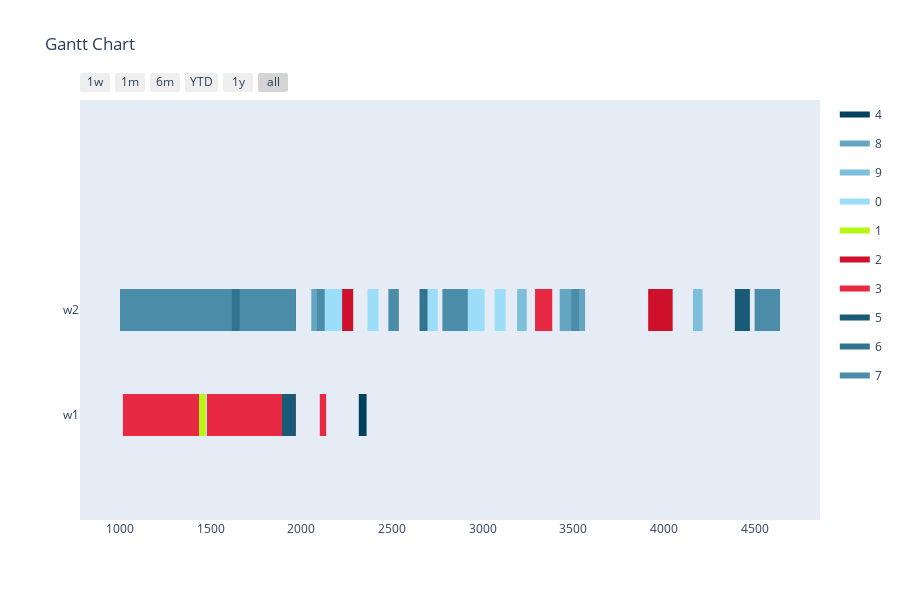

Notebook source saved alongside this figure:
### Markdown cell above
Config 4 - Randomized Mutation with "open" Planning Horizon

### Code cell
optimizer = BaseGA(env)
optimizer.configure('tardiness', 'twopointcrossover', 'roulettewheel', 'randomize')
last_time_slot = 0
for order in orders:
    if order[1] > last_time_slot:
        last_time_slot = order[1]
# all parameters after offspring_amount are optional (in this case -> verbose=True)
result, best_fitness_history, average_fitness_history, best_generation_history, feasible_gen = optimizer.optimize(orders, max_generations, earliest_time_slot, last_time_slot, population_size, offspring_amount, verbose=True)
workstation_assignments = reformat_result(result, orders, env)
visualize(workstation_assignments, best_fitness_history, average_fitness_history, best_generation_history, feasible_gen)

### Figure 1 — Plotly figure (JSON) as saved in the notebook; plotly's stock layout.template omitted (floating-point values rounded to 4 significant figures)
{"data": [{"fill": "toself", "fillcolor": "rgb(0, 66, 93)", "hoverinfo": "name", "legendgroup": "rgb(0, 66, 93)", "mode": "none", "name": "4", "type": "scatter", "x": [1626, 1709, 1709, 1626, 1626, 1706, 1781, 1781, 1706, 1706, 2317, 2360, 2360, 2317, 2317, 583, 670, 670, 583, 583, 1812, 1887, 1887, 1812, 1812, 1517, 1552, 1552, 1517], "y": [0.8, 0.8, 1.2, 1.2, null, -0.2, -0.2, 0.2, 0.2, null, -0.2, -0.2, 0.2, 0.2, null, -0.2, -0.2, 0.2, 0.2, null, -0.2, -0.2, 0.2, 0.2, null, -0.2, -0.2, 0.2, 0.2]}, {"fill": "toself", "fillcolor": "rgb(100, 166, 193)", "hoverinfo": "name", "legendgroup": "rgb(100, 166, 193)", "mode": "none", "name": "8", "type": "scatter", "x": [902, 1027, 1027, 902, 902, 310, 450, 450, 310, 310, 3322, 3365, 3365, 3322, 3322, 1383, 1508, 1508, 1383, 1383, 542, 603, 603, 542, 542, 2055, 2190, 2190, 2055, 2055, 3425, 3565, 3565, 3425], "y": [0.8, 0.8, 1.2, 1.2, null, 0.8, 0.8, 1.2, 1.2, null, 0.8, 0.8, 1.2, 1.2, null, 0.8, 0.8, 1.2, 1.2, null, 0.8, 0.8, 1.2, 1.2, null, 0.8, 0.8, 1.2, 1.2, null, 0.8, 0.8, 1.2, 1.2]}, {"fill": "toself", "fillcolor": "rgb(125, 191, 218)", "hoverinfo": "name", "legendgroup": "rgb(125, 191, 218)", "mode": "none", "name": "9", "type": "scatter", "x": [3190, 3243, 3243, 3190, 3190, 1054, 1127, 1127, 1054, 1054, 4160, 4213, 4213, 4160, 4160, 2101, 2154, 2154, 2101], "y": [0.8, 0.8, 1.2, 1.2, null, 0.8, 0.8, 1.2, 1.2, null, 0.8, 0.8, 1.2, 1.2, null, 0.8, 0.8, 1.2, 1.2]}, {"fill": "toself", "fillcolor": "rgb(156, 222, 249)", "hoverinfo": "name", "legendgroup": "rgb(156, 222, 249)", "mode": "none", "name": "0", "type": "scatter", "x": [3066, 3127, 3127, 3066, 3066, 1788, 1928, 1928, 1788, 1788, 2097, 2237, 2237, 2097, 2097, 2365, 2426, 2426, 2365, 2365, 2876, 3011, 3011, 2876, 2876, 2695, 2753, 2753, 2695, 2695, 1135, 1260, 1260, 1135], "y": [0.8, 0.8, 1.2, 1.2, null, 0.8, 0.8, 1.2, 1.2, null, 0.8, 0.8, 1.2, 1.2, null, 0.8, 0.8, 1.2, 1.2, null, 0.8, 0.8, 1.2, 1.2, null, 0.8, 0.8, 1.2, 1.2, null, 0.8, 0.8, 1.2, 1.2]}, {"fill": "toself", "fillcolor": "rgb(181, 247, 18)", "hoverinfo": "name", "legendgroup": "rgb(181, 247, 18)", "mode": "none", "name": "1", "type": "scatter", "x": [208, 303, 303, 208, 208, 593, 676, 676, 593, 593, 1623, 1706, 1706, 1623, 1623, 1386, 1473, 1473, 1386, 1386, 621, 708, 708, 621, 621, 1257, 1292, 1292, 1257], "y": [0.8, 0.8, 1.2, 1.2, null, 0.8, 0.8, 1.2, 1.2, null, 0.8, 0.8, 1.2, 1.2, null, -0.2, -0.2, 0.2, 0.2, null, -0.2, -0.2, 0.2, 0.2, null, -0.2, -0.2, 0.2, 0.2]}, {"fill": "toself", "fillcolor": "rgb(206, 16, 43)", "hoverinfo": "name", "legendgroup": "rgb(206, 16, 43)", "mode": "none", "name": "2", "type": "scatter", "x": [548, 663, 663, 548, 548, 3913, 4048, 4048, 3913, 3913, 1535, 1578, 1578, 1535, 1535, 654, 794, 794, 654, 654, 2225, 2286, 2286, 2225, 2225, 1101, 1144, 1144, 1101, 1101, 438, 481, 481, 438], "y": [0.8, 0.8, 1.2, 1.2, null, 0.8, 0.8, 1.2, 1.2, null, 0.8, 0.8, 1.2, 1.2, null, 0.8, 0.8, 1.2, 1.2, null, 0.8, 0.8, 1.2, 1.2, null, 0.8, 0.8, 1.2, 1.2, null, 0.8, 0.8, 1.2, 1.2]}, {"fill": "toself", "fillcolor": "rgb(231, 41, 68)", "hoverinfo": "name", "legendgroup": "rgb(231, 41, 68)", "mode": "none", "name": "3", "type": "scatter", "x": [3289, 3384, 3384, 3289, 3289, 905, 988, 988, 905, 905, 212, 255, 255, 212, 212, 1436, 1479, 1479, 1436, 1436, 973, 1016, 1016, 973, 973, 2102, 2137, 2137, 2102], "y": [0.8, 0.8, 1.2, 1.2, null, 0.8, 0.8, 1.2, 1.2, null, -0.2, -0.2, 0.2, 0.2, null, -0.2, -0.2, 0.2, 0.2, null, -0.2, -0.2, 0.2, 0.2, null, -0.2, -0.2, 0.2, 0.2]}, {"fill": "toself", "fillcolor": "rgb(25, 91, 118)", "hoverinfo": "name", "legendgroup": "rgb(25, 91, 118)", "mode": "none", "name": "5", "type": "scatter", "x": [518, 613, 613, 518, 518, 4391, 4474, 4474, 4391, 4391, 701, 796, 796, 701, 701, 366, 449, 449, 366, 366, 331, 418, 418, 331, 331, 1894, 1969, 1969, 1894], "y": [0.8, 0.8, 1.2, 1.2, null, 0.8, 0.8, 1.2, 1.2, null, 0.8, 0.8, 1.2, 1.2, null, 0.8, 0.8, 1.2, 1.2, null, -0.2, -0.2, 0.2, 0.2, null, -0.2, -0.2, 0.2, 0.2]}, {"fill": "toself", "fillcolor": "rgb(50, 116, 143)", "hoverinfo": "name", "legendgroup": "rgb(50, 116, 143)", "mode": "none", "name": "6", "type": "scatter", "x": [2652, 2696, 2696, 2652, 2652, 977, 1050, 1050, 977, 977, 685, 748, 748, 685, 685, 281, 354, 354, 281], "y": [0.8, 0.8, 1.2, 1.2, null, 0.8, 0.8, 1.2, 1.2, null, 0.8, 0.8, 1.2, 1.2, null, 0.8, 0.8, 1.2, 1.2]}, {"fill": "toself", "fillcolor": "rgb(75, 141, 168)", "hoverinfo": "name", "legendgroup": "rgb(75, 141, 168)", "mode": "none", "name": "7", "type": "scatter", "x": [2778, 2918, 2918, 2778, 2778, 2480, 2538, 2538, 2480, 2480, 3489, 3532, 3532, 3489, 3489, 2086, 2129, 2129, 2086, 2086, 4500, 4640, 4640, 4500, 4500, 1617, 1660, 1660, 1617, 1617, 942, 1000, 1000, 942], "y": [0.8, 0.8, 1.2, 1.2, null, 0.8, 0.8, 1.2, 1.2, null, 0.8, 0.8, 1.2, 1.2, null, 0.8, 0.8, 1.2, 1.2, null, 0.8, 0.8, 1.2, 1.2, null, 0.8, 0.8, 1.2, 1.2, null, 0.8, 0.8, 1.2, 1.2]}, {"legendgroup": "rgb(0, 66, 93)", "marker": {"color": "rgb(0, 66, 93)", "opacity": 0, "size": 1}, "mode": "markers", "name": "", "showlegend": false, "text": [null, null, null, null, null, null, null, null, null, null, null, null], "type": "scatter", "x": [1626, 1709, 1706, 1781, 2317, 2360, 583, 670, 1812, 1887, 1517, 1552], "y": [1, 1, 0, 0, 0, 0, 0, 0, 0, 0, 0, 0]}, {"legendgroup": "rgb(100, 166, 193)", "marker": {"color": "rgb(100, 166, 193)", "opacity": 0, "size": 1}, "mode": "markers", "name": "", "showlegend": false, "text": [null, null, null, null, null, null, null, null, null, null, null, null, null, null], "type": "scatter", "x": [902, 1027, 310, 450, 3322, 3365, 1383, 1508, 542, 603, 2055, 2190, 3425, 3565], "y": [1, 1, 1, 1, 1, 1, 1, 1, 1, 1, 1, 1, 1, 1]}, {"legendgroup": "rgb(125, 191, 218)", "marker": {"color": "rgb(125, 191, 218)", "opacity": 0, "size": 1}, "mode": "markers", "name": "", "showlegend": false, "text": [null, null, null, null, null, null, null, null], "type": "scatter", "x": [3190, 3243, 1054, 1127, 4160, 4213, 2101, 2154], "y": [1, 1, 1, 1, 1, 1, 1, 1]}, {"legendgroup": "rgb(156, 222, 249)", "marker": {"color": "rgb(156, 222, 249)", "opacity": 0, "size": 1}, "mode": "markers", "name": "", "showlegend": false, "text": [null, null, null, null, null, null, null, null, null, null, null, null, null, null], "type": "scatter", "x": [3066, 3127, 1788, 1928, 2097, 2237, 2365, 2426, 2876, 3011, 2695, 2753, 1135, 1260], "y": [1, 1, 1, 1, 1, 1, 1, 1, 1, 1, 1, 1, 1, 1]}, {"legendgroup": "rgb(181, 247, 18)", "marker": {"color": "rgb(181, 247, 18)", "opacity": 0, "size": 1}, "mode": "markers", "name": "", "showlegend": false, "text": [null, null, null, null, null, null, null, null, null, null, null, null], "type": "scatter", "x": [208, 303, 593, 676, 1623, 1706, 1386, 1473, 621, 708, 1257, 1292], "y": [1, 1, 1, 1, 1, 1, 0, 0, 0, 0, 0, 0]}, {"legendgroup": "rgb(206, 16, 43)", "marker": {"color": "rgb(206, 16, 43)", "opacity": 0, "size": 1}, "mode": "markers", "name": "", "showlegend": false, "text": [null, null, null, null, null, null, null, null, null, null, null, null, null, null], "type": "scatter", "x": [548, 663, 3913, 4048, 1535, 1578, 654, 794, 2225, 2286, 1101, 1144, 438, 481], "y": [1, 1, 1, 1, 1, 1, 1, 1, 1, 1, 1, 1, 1, 1]}, {"legendgroup": "rgb(231, 41, 68)", "marker": {"color": "rgb(231, 41, 68)", "opacity": 0, "size": 1}, "mode": "markers", "name": "", "showlegend": false, "text": [null, null, null, null, null, null, null, null, null, null, null, null], "type": "scatter", "x": [3289, 3384, 905, 988, 212, 255, 1436, 1479, 973, 1016, 2102, 2137], "y": [1, 1, 1, 1, 0, 0, 0, 0, 0, 0, 0, 0]}, {"legendgroup": "rgb(25, 91, 118)", "marker": {"color": "rgb(25, 91, 118)", "opacity": 0, "size": 1}, "mode": "markers", "name": "", "showlegend": false, "text": [null, null, null, null, null, null, null, null, null, null, null, null], "type": "scatter", "x": [518, 613, 4391, 4474, 701, 796, 366, 449, 331, 418, 1894, 1969], "y": [1, 1, 1, 1, 1, 1, 1, 1, 0, 0, 0, 0]}, {"legendgroup": "rgb(50, 116, 143)", "marker": {"color": "rgb(50, 116, 143)", "opacity": 0, "size": 1}, "mode": "markers", "name": "", "showlegend": false, "text": [null, null, null, null, null, null, null, null], "type": "scatter", "x": [2652, 2696, 977, 1050, 685, 748, 281, 354], "y": [1, 1, 1, 1, 1, 1, 1, 1]}, {"legendgroup": "rgb(75, 141, 168)", "marker": {"color": "rgb(75, 141, 168)", "opacity": 0, "size": 1}, "mode": "markers", "name": "", "showlegend": false, "text": [null, null, null, null, null, null, null, null, null, null, null, null, null, null], "type": "scatter", "x": [2778, 2918, 2480, 2538, 3489, 3532, 2086, 2129, 4500, 4640, 1617, 1660, 942, 1000], "y": [1, 1, 1, 1, 1, 1, 1, 1, 1, 1, 1, 1, 1, 1]}], "layout": {"height": 600, "hovermode": "closest", "showlegend": true, "title": {"text": "Gantt Chart"}, "xaxis": {"rangeselector": {"buttons": [{"count": 7, "label": "1w", "step": "day", "stepmode": "backward"}, {"count": 1, "label": "1m", "step": "month", "stepmode": "backward"}, {"count": 6, "label": "6m", "step": "month", "stepmode": "backward"}, {"count": 1, "label": "YTD", "step": "year", "stepmode": "todate"}, {"count": 1, "label": "1y", "step": "year", "stepmode": "backward"}, {"step": "all"}]}, "showgrid": false, "type": "date", "zeroline": false}, "yaxis": {"autorange": false, "range": [-1, 3], "showgrid": false, "ticktext": ["w1", "w2"], "tickvals": [0, 1], "zeroline": false}}}
